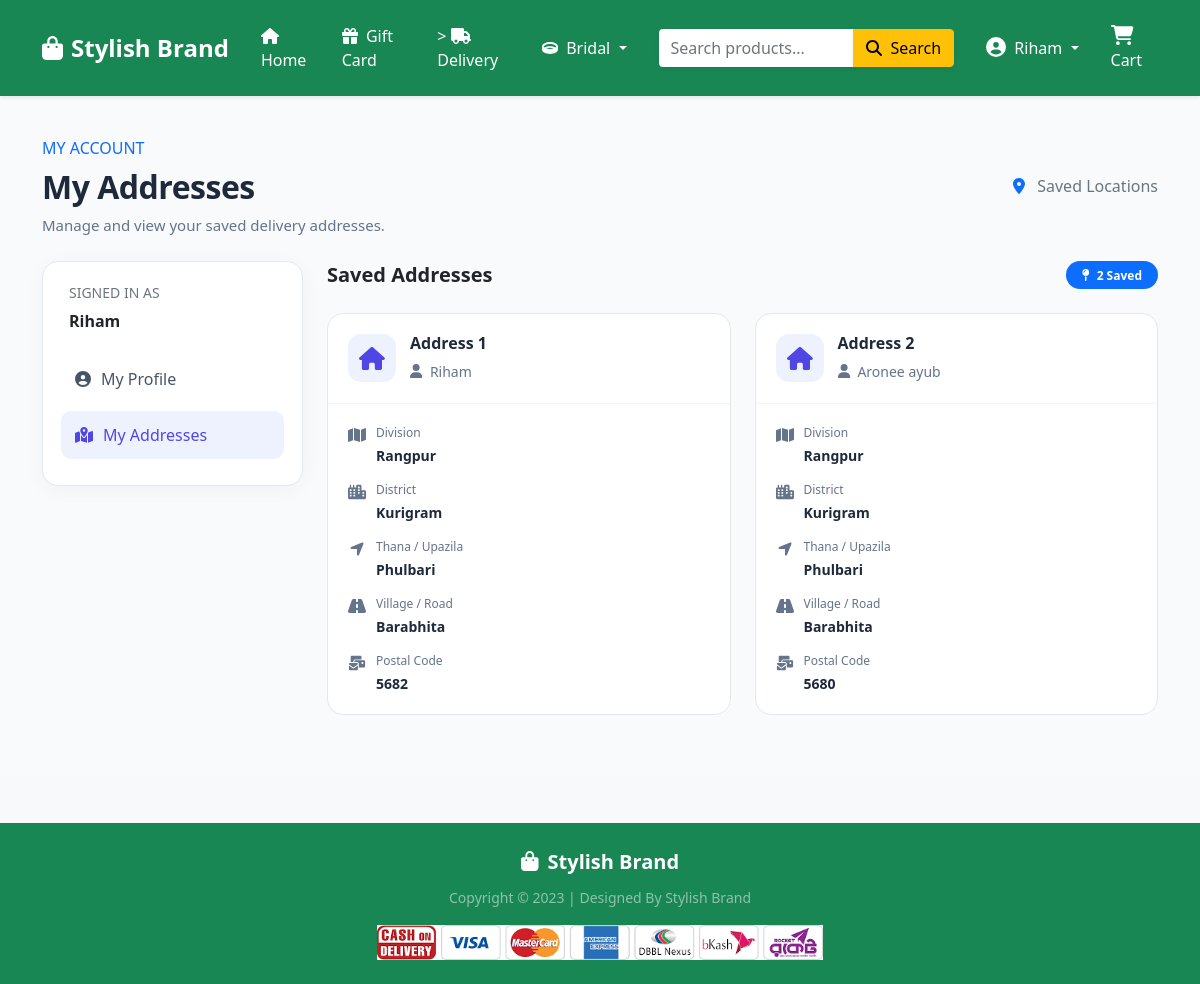
The page /address/ (signed in) on the database its author committed.
### Shop/models.py (models this page shows, shortened)
class Customer(models.Model):
    user = models.ForeignKey(User, on_delete=models.CASCADE)
    name = models.CharField(max_length=200)
    division = models.CharField(choices=DIVISION_CHOICES, max_length=50)
    district = models.CharField(max_length=200)
    thana = models.CharField(max_length=50)
    villorroad = models.CharField(max_length=50)
    zipcode = models.IntegerField()

### Shop/views.py (the view)
# urls.py: path("address/", views.address, name="address"),
@login_required
def address(request):
    add = Customer.objects.filter(user=request.user)
    return render(request, "Shop/address.html", {"add": add, "active": "btn-primary"})

### Shop/templates/Shop/address.html (shortened to what this page needs)
{% extends 'Shop/base.html' %}
{% load static %}
{% block main-content %}
<div class="address-page">
    <div class="container">
        <div class="d-flex flex-wrap justify-content-between
                    align-items-center gap-3 mb-4">
            <div>
                <p class="text-primary fw-semibold mb-2">
                    MY ACCOUNT
                </p>
                <h2 class="address-heading mb-2">
                    My Addresses
                </h2>
                <p class="address-subtitle mb-0">
                    Manage and view your saved delivery addresses.
                </p>
            </div>
            <div class="text-muted">
                <i class="fas fa-map-marker-alt me-2 text-primary"></i>
                Saved Locations
            </div>
        </div>
        <div class="row g-4">
            <div class="col-lg-3 col-md-4">
                <div class="profile-sidebar">
                    <div class="mb-4 px-2">
                        <small class="text-muted">SIGNED IN AS</small>
                        <h6 class="fw-bold mt-2 mb-0 text-dark">
                            {{ request.user }}
                        </h6>
                    </div>
                    <a href="{% url 'profile' %}"
                       class="sidebar-link">
                        <i class="fas fa-user-circle"></i>
                        <span>My Profile</span>
                    </a>
                    <a href="{% url 'address' %}"
                       class="sidebar-link active">
                        <i class="fas fa-map-marked-alt"></i>
                        <span>My Addresses</span>
                    </a>
                </div>
            </div>
            <div class="col-lg-9 col-md-8">
                <div class="d-flex justify-content-between
                            align-items-center mb-4">
                    <h5 class="fw-bold mb-0 text-dark">
                        Saved Addresses
                    </h5>
                    <span class="badge rounded-pill bg-primary px-3 py-2">
                        <i class="fas fa-map-pin me-1"></i>
                        {{ add|length }} Saved
                    </span>
                </div>
                <div class="row g-4">
                    {% for ad in add %}
                    <div class="col-xl-6 col-12">
                        <div class="address-card">
                            <div class="address-card-header">
                                <div class="address-icon">
                                    <i class="fas fa-home"></i>
                                </div>
                                <div>
                                    <h5>
                                        Address {{ forloop.counter }}
                                    </h5>
                                    <small>
                                        <i class="fas fa-user me-1"></i>
                                        {{ ad.name }}
                                    </small>
                                </div>
                            </div>
                            <div class="address-details">
                                <div class="address-detail">
                                    <i class="fas fa-map detail-icon"></i>
                                    <div>
                                        <div class="detail-label">
                                            Division
                                        </div>
                                        <div class="detail-value">
                                            {{ ad.division|default:"Not provided" }}
                                        </div>
                                    </div>
                                </div>
                                <div class="address-detail">
                                    <i class="fas fa-city detail-icon"></i>
                                    <div>
                                        <div class="detail-label">
                                            District
                                        </div>
                                        <div class="detail-value">
                                            {{ ad.district|default:"Not provided" }}
                                        </div>
                                    </div>
                                </div>
                                <div class="address-detail">
                                    <i class="fas fa-location-arrow detail-icon"></i>
                                    <div>
                                        <div class="detail-label">
                                            Thana / Upazila
                                        </div>
                                        <div class="detail-value">
                                            {{ ad.thana|default:"Not provided" }}
                                        </div>
                                    </div>
                                </div>
                                <div class="address-detail">
                                    <i class="fas fa-road detail-icon"></i>
                                    <div>
                                        <div class="detail-label">
                                            Village / Road
                                        </div>
                                        <div class="detail-value">
                                            {{ ad.villorroad|default:"Not provided" }}
                                        </div>
                                    </div>
                                </div>
                                <div class="address-detail">
                                    <i class="fas fa-mail-bulk detail-icon"></i>
                                    <div>
                                        <div class="detail-label">
                                            Postal Code
                                        </div>
                                        <div class="detail-value">
                                            {{ ad.zipcode|default:"Not provided" }}
                                        </div>
                                    </div>
                                </div>
                            </div>
                        </div>
                    </div>
                    {% endfor %}
                </div>
            </div>
        </div>
    </div>
</div>
{% endblock main-content %}

### Shop/templates/Shop/base.html (shortened to what this page needs)
<!doctype html>
{% load static %}
<html lang="en">
    <head>
        <link
            href="https://cdn.jsdelivr.net/npm/bootstrap@5.0.0-beta1/dist/css/bootstrap.min.css"
            rel="stylesheet"
>
        <link rel="stylesheet"
            href="{% static 'Shop/css/owl.carousel.min.css' %}">
        <link rel="stylesheet" href="{% static 'Shop/css/all.min.css' %}">
        <link rel="stylesheet" href="{% static 'Shop/css/style.css' %}">
    </head>
    <body class="bg-light">
        <nav
            class="navbar navbar-expand-lg navbar-dark bg-success shadow-sm py-3">
            <div class="container">
                <a class="navbar-brand fw-bold fs-4 d-flex align-items-center"
                    href="/">
                    <i class="fas fa-shopping-bag me-2"></i>
                    Stylish Brand
                </a>
                <div class="collapse navbar-collapse"
                    id="navbarSupportedContent">
                    <ul
                        class="navbar-nav me-auto mb-2 mb-lg-0 align-items-lg-center">
                        <li class="nav-item">
                            <a class="nav-link active fw-semibold px-3"
                                href="/">
                                <i class="fas fa-home me-1"></i>
                                Home
                            </a>
                        </li>
                        <li class="nav-item">
                            <a class="nav-link active fw-semibold px-3"
                                href="#">
                                <i class="fas fa-gift me-1"></i>
                                Gift Card
                            </a>
                        </li>
                        <li class="nav-item">
                            <a class="nav-link active fw-semibold px-3"
                                href="{% url 'orders' %}">>
                                <i class="fas fa-truck me-1"></i>
                                Delivery
                            </a>
                        </li>
                        <li class="nav-item dropdown">
                            <a
                                class="nav-link dropdown-toggle text-white fw-semibold px-3"
                                href="#"
                                id="bridalDropdown"
                                role="button"
                                data-bs-toggle="dropdown"
                                aria-expanded="false">
                                <i class="fas fa-ring me-1"></i>
                                Bridal
                            </a>
                        </li>
                    </ul>
                    <form class="d-flex mx-lg-3 my-3 my-lg-0"
                        role="search">
                        <div class="input-group">
                            <input class="form-control border-0 shadow-sm"
                                type="search"
                                placeholder="Search products..."
                                aria-label="Search">
                            <button
                                class="btn btn-warning fw-semibold shadow-sm"
                                type="submit">
                                <i class="fas fa-search me-1"></i>
                                Search
                            </button>
                        </div>
                    </form>
                    <div>
                        <ul
                            class="navbar-nav mb-2 mb-lg-0 align-items-lg-center">
                            {% if request.user.is_authenticated %}
                            <li class="nav-item dropdown mx-lg-2">
                                <a
                                    class="nav-link dropdown-toggle text-white fw-semibold"
                                    href="#"
                                    id="profileDropdown"
                                    role="button"
                                    data-bs-toggle="dropdown"
                                    aria-expanded="false">
                                    <i class="fas fa-user-circle me-1 fs-5"></i>
                                    {{ request.user.username|capfirst }}
                                </a>
                            </li>
                            <li class="nav-item mx-lg-2">
                                <a href="{% url 'showcart' %}"
                                    class="nav-link text-white fw-semibold position-relative">
                                    <i
                                        class="fas fa-shopping-cart fs-5 me-1"></i>
                                    Cart
                                </a>
                            </li>
                            {% endif %}
                        </ul>
                    </div>
                </div>
            </div>
        </nav>
        {% block main-content %}
        {% endblock main-content %}
        <footer
            class="container-fluid bg-success text-center text-white py-4 mt-5 shadow-sm">
            <div class="container">
                <div class="mb-2">
                    <span class="fw-bold fs-5">
                        <i class="fas fa-shopping-bag me-1"></i>
                        Stylish Brand
                    </span>
                </div>
                <small class="text-white-50">
                    Copyright &copy; 2023 |
                    Designed By Stylish Brand
                </small>
                <div class="mt-3">
                    <img src="{% static 'Shop/images/paymentlogo.png' %}"
                        alt="Payment Methods"
                        class="img-fluid"
                        style="max-height: 35px;">
                </div>
            </div>
        </footer>
    </body>
</html>

### Shop/templates/Shop/address.html (style rules this page uses)
.address-page { padding: 40px 0 60px; background: #f8fafc; min-height: 75vh; }
.address-heading { font-weight: 700; color: #1e293b; letter-spacing: -0.5px; }
.address-subtitle { color: #64748b; font-size: 15px; }
.profile-sidebar { background: #fff; border: 1px solid #e2e8f0; border-radius: 16px; padding: 18px; box-shadow: 0 4px 20px rgba(15, 23, 42, 0.04); }
.sidebar-link { display: flex; align-items: center; gap: 10px; padding: 12px 14px; margin-bottom: 8px; border-radius: 10px; text-decoration: none; color: #475569; font-weight: 500; transition: all 0.25s ease; }
.sidebar-link:hover, .sidebar-link.active { background: #eef2ff; color: #4f46e5; }
.address-card { height: 100%; background: #fff; border: 1px solid #e2e8f0; border-radius: 16px; overflow: hidden; transition: transform 0.25s ease, box-shadow 0.25s ease; }
.address-card-header { display: flex; align-items: center; gap: 14px; padding: 20px; border-bottom: 1px solid #f1f5f9; }
.address-icon { width: 48px; height: 48px; border-radius: 13px; background: #eef2ff; color: #4f46e5; display: flex; align-items: center; justify-content: center; font-size: 23px; flex-shrink: 0; }
.address-card-header h5 { margin: 0 0 5px; font-size: 16px; font-weight: 700; color: #1e293b; }
.address-card-header small { color: #64748b; }
.address-details { padding: 20px; }
.address-detail { display: flex; gap: 10px; margin-bottom: 15px; align-items: flex-start; }
.address-detail:last-child { margin-bottom: 0; }
.detail-icon { color: #64748b; width: 18px; text-align: center; margin-top: 3px; }
.detail-label { color: #64748b; font-size: 12px; margin-bottom: 3px; }
.detail-value { color: #1e293b; font-size: 14px; font-weight: 600; overflow-wrap: anywhere; }

### rows shown on the page
Customer: name "Riham", division "Rangpur", district "Kurigram", thana "Phulbari", villorroad "Barabhita", zipcode "5682"
Customer: name "Aronee ayub", division "Rangpur", district "Kurigram", thana "Phulbari", villorroad "Barabhita", zipcode "5680"

### other values the page prints
{{ request.user.username|capfirst }} "Riham"
{{ request.user }} "Riham"
{{ add|length }} "2"
